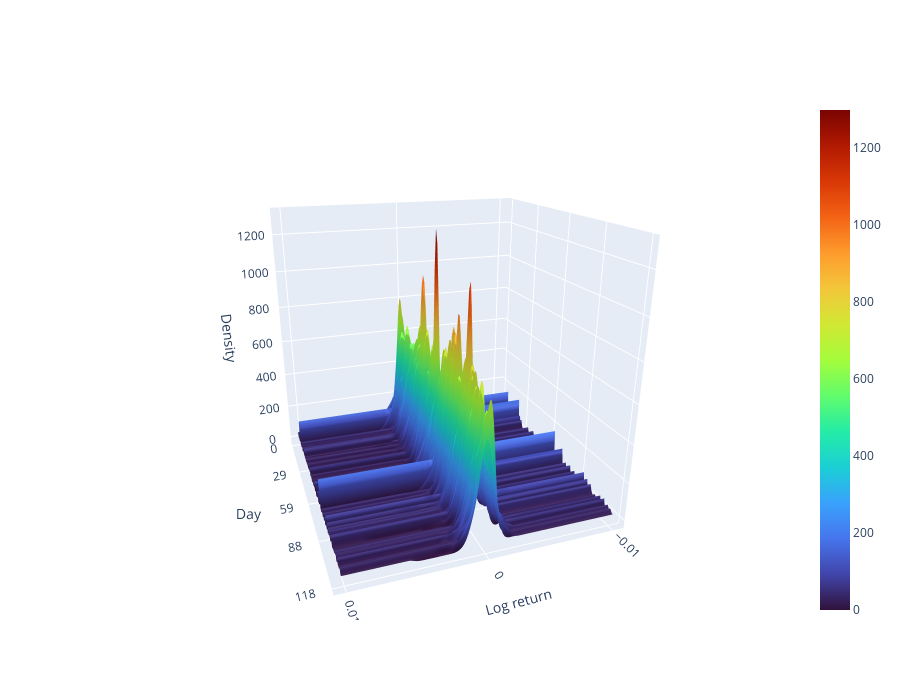

Notebook cell for this chart:
### Code cell
# kde_results = {day: (x_grid, y_kde)} from previous step

# Sort days and build aligned matrices
days_sorted = sorted(kde_results.keys())

# ---- Step 1: build a common X grid (important for smooth 3D surface)
all_x = np.concatenate([kde_results[d][0] for d in days_sorted])
x_common = np.linspace(all_x.min(), all_x.max(), 200)

# ---- Step 2: evaluate each day's KDE on the common grid
Z = []
for d in days_sorted:
    kde = kde_results[d][0]
    density = kde_results[d][1]
    # Interpolate densities to common x grid
    z_interp = np.interp(x_common, kde, density)
    Z.append(z_interp)

Z = np.array(Z)
Y = np.arange(len(days_sorted))  # day index

# ---- Step 3: create 3D surface
fig = go.Figure(data=[go.Surface(
    x=x_common,   # log return values
    y=np.arange(len(Y)),          # day index
    z=Z,          # densities
    colorscale='Turbo'
)])

# ---- Step 4: layout and labels
fig.update_layout(
    scene=dict(
        xaxis_title='Log return',
        yaxis_title='Day',
        zaxis_title='Density',
        yaxis=dict(
            tickmode='array',
            tickvals=np.linspace(0, len(days_sorted)-1, 5, dtype=int)#,
            #ticktext=[str(days_sorted[i]) for i in np.linspace(0, len(days_sorted)-1, 10, dtype=int)]
        )
    ),
    height=700
)

fig.update_layout(
    scene_camera=dict(
        eye=dict(x=0.7, y=2.0, z=0.8)  # change these values to rotate
    )
)

fig.show()
fig.write_image("../../densities4risk_doc/Figures/kde_surface.png", width=1200, height=800, scale=2)

### Figure 1 — Plotly figure (JSON) as saved in the notebook; plotly's stock layout.template omitted (floating-point values rounded to 4 significant figures; data arrays with more than 128 entries replaced by an {"elided": "..."} marker saying what was removed)
{"data": [{"colorscale": [[0, "#30123b"], [0.07143, "#4145ab"], [0.1429, "#4675ed"], [0.2143, "#39a2fc"], [0.2857, "#1bcfd4"], [0.3571, "#24eca6"], [0.4286, "#61fc6c"], [0.5, "#a4fc3b"], [0.5714, "#d1e834"], [0.6429, "#f3c63a"], [0.7143, "#fe9b2d"], [0.7857, "#f36315"], [0.8571, "#d93806"], [0.9286, "#b11901"], [1, "#7a0402"]], "type": "surface", "x": {"elided": "200 float values"}, "y": [0, 1, 2, 3, 4, 5, 6, 7, 8, 9, 10, 11, 12, 13, 14, 15, 16, 17, 18, 19, 20, 21, 22, 23, 24, 25, 26, 27, 28, 29, 30, 31, 32, 33, 34, 35, 36, 37, 38, 39, 40, 41, 42, 43, 44, 45, 46, 47, 48, 49, 50, 51, 52, 53, 54, 55, 56, 57, 58, 59, 60, 61, 62, 63, 64, 65, 66, 67, 68, 69, 70, 71, 72, 73, 74, 75, 76, 77, 78, 79, 80, 81, 82, 83, 84, 85, 86, 87, 88, 89, 90, 91, 92, 93, 94, 95, 96, 97, 98, 99, 100, 101, 102, 103, 104, 105, 106, 107, 108, 109, 110, 111, 112, 113, 114, 115, 116, 117, 118], "z": {"elided": "119x200 float values"}}], "layout": {"height": 700, "scene": {"camera": {"eye": {"x": 0.7, "y": 2, "z": 0.8}}, "xaxis": {"title": {"text": "Log return"}}, "yaxis": {"tickmode": "array", "tickvals": [0, 29, 59, 88, 118], "title": {"text": "Day"}}, "zaxis": {"title": {"text": "Density"}}}}}
